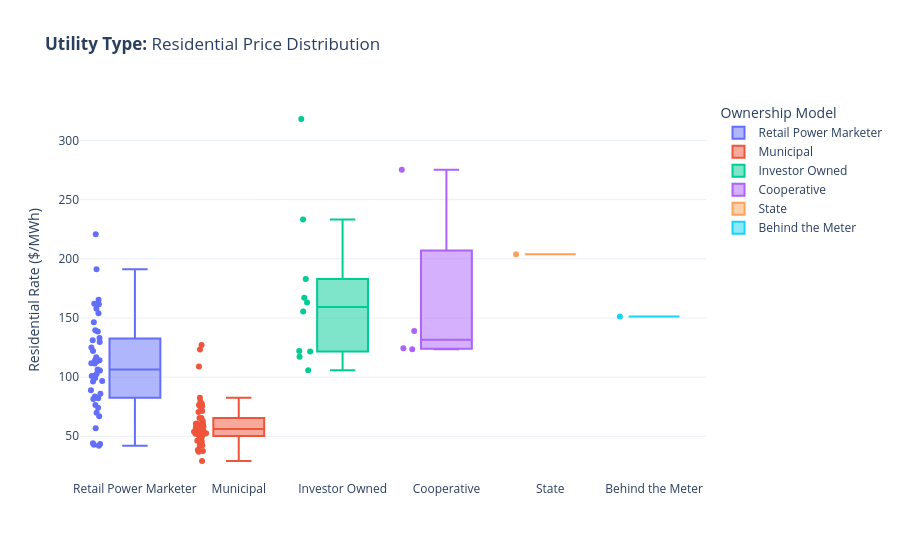

Source (notebook cell):
### Code cell
def get_state_box_plot(df):
    # Compare Residential Price across Utility Types
    fig = px.box(df, x='Utility.Type', y='ResidentialUnitPrice', color="Utility.Type", 
                 points="all", hover_name="Utility.Name", hover_data=["Retail.Residential.Customers", "LoadFactor"],
                 title="<b>Utility Type:</b> Residential Price Distribution",
                 labels={"Utility.Type": "Ownership Model", "ResidentialUnitPrice":"Residential Rate", 
                         "Retail.Residential.Customers": "Customer Count", "LoadFactor": "Load Factor"},
                 template='plotly_white')
    
    fig.update_layout(
        xaxis_title="", 
        yaxis_title="Residential Rate ($/MWh)"
    )

    fig.show()

# Limit to utilities with retail customers
get_state_box_plot(util.get_customer_utilities(ny_df, "Residential"))

### Figure 1 — Plotly figure (JSON) as saved in the notebook; plotly's stock layout.template omitted (floating-point values rounded to 4 significant figures)
{"data": [{"alignmentgroup": "True", "boxpoints": "all", "customdata": [[29000.0, 0.5285], [4624.0, 0.6661], [3316.0, 0.7844], [1337.0, 0.4878], [10840.0, 0.0], [1864.0, 0.0], [6821.0, 0.0], [2256.0, 0.0], [41750.0, 0.0], [12620.0, 0.0], [4932.0, 0.0], [7688.0, 0.0], [8303.0, 0.0], [7432.0, 0.4499], [2932.0, 0.5314], [11320.0, 0.0], [13050.0, 0.0], [32920.0, 0.0], [80120.0, 0.0], [13130.0, 0.0], [2138.0, 0.0], [4085.0, 0.0], [568.0, 0.0], [1861.0, 0.7816], [44160.0, 0.0], [12020.0, 0.0], [30180.0, 0.0], [5753.0, 0.4182], [5950.0, 0.0], [1593.0, 0.0], [772.0, 0.0], [3876.0, 0.08127], [2095.0, 0.0], [6767.0, 0.0], [10360.0, 0.0], [20150.0, 0.0], [1209.0, 0.0], [346.0, 0.0], [6983.0, 0.4523], [3391.0, 0.684], [3744.0, 0.0], [443.0, 0.5164], [4011.0, 0.8043]], "hovertemplate": "<b>%{hovertext}</b><br><br>Ownership Model=%{x}<br>Residential Rate=%{y}<br>Customer Count=%{customdata[0]}<br>Load Factor=%{customdata[1]}<extra></extra>", "hovertext": ["Agway Energy Services, LLC", "Energy Coop of New York, Inc", "Robison Energy, LLC", "U.S. Energy Partners LLC", "NOCO Electric", "Columbia Utilities Power, LLC", "Hudson Energy Services", "Palmco Power NJ, LLC", "Major Energy Electric Services", "Palmco Power PA, LLC", "Palmco Power MD, LLC", "Plymouth Rock Energy, LLC", "Palmco Power OH, LLC", "Stream Energy New York, LLC", "EnergyMark, LLC", "Palmco Power IL, LLC", "Respond Power LLC", "Kiwi Energy NY LLC", "SmartEnergy Holdings, LLC", "Alpha Gas and Electric, LLC", "Energy.Me Midwest LLC", "Marathon Power LLC", "Harborside Energy, LLC", "Abest Power & Gas, LLC", "MPower Energy LLC", "Palmco Power MA, LLC", "Agera Energy LLC", "Greenlight Energy Inc.", "New Wave Energy Corporation", "HIKO Energy, LLC", "Aequitas Energy Inc", "Great Eastern Energy", "East Coast Power & Gas, LLC", "Spring Energy RRH LLC dba Spring Power &", "MPower Energy NJ LLC", "Atlantic Energy LLC", "Palmco Power DC, LLC", "Palmco Power DE, LLC", "South Bay Energy Corp.", "Flanders Energy, LLC", "Pure Energy USA, LLC", "First Choice Energy LLC", "Agressive Energy LLC"], "legendgroup": "Retail Power Marketer", "marker": {"color": "#636efa"}, "name": "Retail Power Marketer", "notched": false, "offsetgroup": "Retail Power Marketer", "orientation": "v", "showlegend": true, "type": "box", "x": ["Retail Power Marketer", "Retail Power Marketer", "Retail Power Marketer", "Retail Power Marketer", "Retail Power Marketer", "Retail Power Marketer", "Retail Power Marketer", "Retail Power Marketer", "Retail Power Marketer", "Retail Power Marketer", "Retail Power Marketer", "Retail Power Marketer", "Retail Power Marketer", "Retail Power Marketer", "Retail Power Marketer", "Retail Power Marketer", "Retail Power Marketer", "Retail Power Marketer", "Retail Power Marketer", "Retail Power Marketer", "Retail Power Marketer", "Retail Power Marketer", "Retail Power Marketer", "Retail Power Marketer", "Retail Power Marketer", "Retail Power Marketer", "Retail Power Marketer", "Retail Power Marketer", "Retail Power Marketer", "Retail Power Marketer", "Retail Power Marketer", "Retail Power Marketer", "Retail Power Marketer", "Retail Power Marketer", "Retail Power Marketer", "Retail Power Marketer", "Retail Power Marketer", "Retail Power Marketer", "Retail Power Marketer", "Retail Power Marketer", "Retail Power Marketer", "Retail Power Marketer", "Retail Power Marketer"], "x0": " ", "xaxis": "x", "y": [82.13, 43.44, 85.96, 41.89, 42.74, 191.2, 96.24, 220.8, 114.3, 139.6, 157.8, 129.7, 114.1, 66.95, 44.04, 88.99, 146.4, 111.8, 101.2, 106.4, 76.49, 74.05, 162.0, 83.64, 133.1, 165.4, 96.73, 116.8, 56.69, 138.5, 113.2, 100.9, 81.47, 105.5, 122.0, 131.2, 111.5, 102.7, 124.9, 161.5, 153.9, 99.15, 69.82], "y0": " ", "yaxis": "y"}, {"alignmentgroup": "True", "boxpoints": "all", "customdata": [[3663.0, 0.7307], [1442.0, 0.7265], [600.0, 0.8072], [644.0, 1.555], [3795.0, 0.7854], [563.0, 0.4397], [2874.0, 0.7908], [786.0, 0.7029], [539.0, 1.138], [991.0, 0.6278], [2788.0, 0.7084], [16150.0, 0.6705], [1483.0, 0.7151], [12970.0, 0.5303], [1491.0, 0.5456], [1110.0, 0.786], [977.0, 0.8409], [1256.0, 0.565], [812.0, 0.6939], [3528.0, 0.7664], [16270.0, 0.968], [4057.0, 1.088], [1244.0, 0.8404], [690.0, 0.9596], [8195.0, 0.8174], [891.0, 0.7474], [1257.0, 1.618], [2628.0, 0.7309], [666.0, 0.1758], [8775.0, 1.076], [944.0, 0.8417], [9673.0, 0.4383], [1176.0, 1.233], [3062.0, 0.714], [1847.0, 0.8734], [1730.0, 0.7886], [413.0, 0.7874], [1286.0, 0.5883], [4688.0, 0.8155], [2514.0, 0.7711], [2133.0, 0.7163], [421.0, 0.1932], [2936.0, 1.034], [1067.0, 0.7608], [1896.0, 0.6736], [2497.0, 0.8576]], "hovertemplate": "<b>%{hovertext}</b><br><br>Ownership Model=%{x}<br>Residential Rate=%{y}<br>Customer Count=%{customdata[0]}<br>Load Factor=%{customdata[1]}<extra></extra>", "hovertext": ["Village of Arcade - (NY)", "Village of Akron - (NY)", "Village of Andover - (NY)", "Village of Angelica - (NY)", "Bath Electric Gas & Water", "Village of Bergen - (NY)", "Village of Boonville - (NY)", "Village of Brocton - (NY)", "Village of Castile - (NY)", "Village of Churchville - (NY)", "Village of Endicott - (NY)", "Village of Fairport - (NY)", "Village of Frankfort - (NY)", "Village of Freeport - (NY)", "Village of Green Island - (NY)", "Village of Greene - (NY)", "Village of Groton - (NY)", "Village of Hamilton - (NY)", "Village of Holley - (NY)", "Village of Ilion - (NY)", "Jamestown Board of Public Util", "Lake Placid Village, Inc - (NY)", "Village of Little Valley - (NY)", "Village of Marathon - (NY)", "Town of Massena - (NY)", "Village of Mayville - (NY)", "Mohawk Municipal Comm", "Village of Penn Yan - (NY)", "Village of Philadelphia - (NY)", "City of Plattsburgh - (NY)", "Village of Richmondville - (NY)", "Village of Rockville Centre - (NY)", "Village of Rouses Point - (NY)", "City of Salamanca - (NY)", "Village of Sherburne - (NY)", "City of Sherrill - (NY)", "Village of Silver Springs - (NY)", "Village of Skaneateles - (NY)", "Village of Solvay - (NY)", "Village of Spencerport - (NY)", "Village of Springville - (NY)", "Village of Theresa - (NY)", "Village of Tupper Lake - (NY)", "Village of Watkins Glen - (NY)", "Village of Wellsville - (NY)", "Village of Westfield - (NY)"], "legendgroup": "Municipal", "marker": {"color": "#EF553B"}, "name": "Municipal", "notched": false, "offsetgroup": "Municipal", "orientation": "v", "showlegend": true, "type": "box", "x": ["Municipal", "Municipal", "Municipal", "Municipal", "Municipal", "Municipal", "Municipal", "Municipal", "Municipal", "Municipal", "Municipal", "Municipal", "Municipal", "Municipal", "Municipal", "Municipal", "Municipal", "Municipal", "Municipal", "Municipal", "Municipal", "Municipal", "Municipal", "Municipal", "Municipal", "Municipal", "Municipal", "Municipal", "Municipal", "Municipal", "Municipal", "Municipal", "Municipal", "Municipal", "Municipal", "Municipal", "Municipal", "Municipal", "Municipal", "Municipal", "Municipal", "Municipal", "Municipal", "Municipal", "Municipal", "Municipal"], "x0": " ", "xaxis": "x", "y": [52.34, 52.23, 43.56, 63.0, 59.32, 77.46, 51.83, 45.89, 58.23, 75.22, 65.44, 55.53, 38.47, 127.2, 109.0, 54.85, 52.48, 49.34, 60.3, 53.57, 82.54, 54.93, 76.33, 70.51, 60.64, 65.53, 42.35, 37.49, 60.67, 46.17, 75.41, 123.4, 29.1, 50.3, 55.16, 58.28, 71.25, 41.84, 57.22, 45.75, 53.94, 79.38, 53.75, 36.87, 60.75, 56.94], "y0": " ", "yaxis": "y"}, {"alignmentgroup": "True", "boxpoints": "all", "customdata": [[261100.0, 0.2812], [2960000.0, 0.2077], [646.0, 0.33], [1158000.0, 0.1686], [778200.0, 0.378], [1508000.0, 0.2868], [203100.0, 0.2112], [3819.0, 0.3431], [341700.0, 0.2639], [64490.0, 0.2935]], "hovertemplate": "<b>%{hovertext}</b><br><br>Ownership Model=%{x}<br>Residential Rate=%{y}<br>Customer Count=%{customdata[0]}<br>Load Factor=%{customdata[1]}<extra></extra>", "hovertext": ["Central Hudson Gas & Elec Corp", "Consolidated Edison Co-NY Inc", "Fishers Island Utility Co Inc", "Massachusetts Electric Co", "New York State Elec & Gas Corp", "Niagara Mohawk Power Corp.", "Orange & Rockland Utils Inc", "Pike County Light & Power Co", "Rochester Gas & Electric Corp", "Rockland Electric Co"], "legendgroup": "Investor Owned", "marker": {"color": "#00cc96"}, "name": "Investor Owned", "notched": false, "offsetgroup": "Investor Owned", "orientation": "v", "showlegend": true, "type": "box", "x": ["Investor Owned", "Investor Owned", "Investor Owned", "Investor Owned", "Investor Owned", "Investor Owned", "Investor Owned", "Investor Owned", "Investor Owned", "Investor Owned"], "x0": " ", "xaxis": "x", "y": [163.0, 233.2, 318.1, 182.8, 105.7, 117.3, 167.1, 122.0, 121.6, 155.4], "y0": " ", "yaxis": "y"}, {"alignmentgroup": "True", "boxpoints": "all", "customdata": [[5307.0, 0.9326], [1840.0, 0.636], [4495.0, 0.5018], [6096.0, 0.7733]], "hovertemplate": "<b>%{hovertext}</b><br><br>Ownership Model=%{x}<br>Residential Rate=%{y}<br>Customer Count=%{customdata[0]}<br>Load Factor=%{customdata[1]}<extra></extra>", "hovertext": ["Delaware County Elec Coop Inc", "North Shore Towers Apts Inc", "Otsego Electric Coop, Inc", "Steuben Rural Elec Coop, Inc"], "legendgroup": "Cooperative", "marker": {"color": "#ab63fa"}, "name": "Cooperative", "notched": false, "offsetgroup": "Cooperative", "orientation": "v", "showlegend": true, "type": "box", "x": ["Cooperative", "Cooperative", "Cooperative", "Cooperative"], "x0": " ", "xaxis": "x", "y": [138.9, 275.3, 124.3, 123.5], "y0": " ", "yaxis": "y"}, {"alignmentgroup": "True", "boxpoints": "all", "customdata": [[1016000.0, 0.3961]], "hovertemplate": "<b>%{hovertext}</b><br><br>Ownership Model=%{x}<br>Residential Rate=%{y}<br>Customer Count=%{customdata[0]}<br>Load Factor=%{customdata[1]}<extra></extra>", "hovertext": ["Long Island Power Authority"], "legendgroup": "State", "marker": {"color": "#FFA15A"}, "name": "State", "notched": false, "offsetgroup": "State", "orientation": "v", "showlegend": true, "type": "box", "x": ["State"], "x0": " ", "xaxis": "x", "y": [203.9], "y0": " ", "yaxis": "y"}, {"alignmentgroup": "True", "boxpoints": "all", "customdata": [[4472.0, 0.0]], "hovertemplate": "<b>%{hovertext}</b><br><br>Ownership Model=%{x}<br>Residential Rate=%{y}<br>Customer Count=%{customdata[0]}<br>Load Factor=%{customdata[1]}<extra></extra>", "hovertext": ["Greenbacker Renewable Energy Corporation"], "legendgroup": "Behind the Meter", "marker": {"color": "#19d3f3"}, "name": "Behind the Meter", "notched": false, "offsetgroup": "Behind the Meter", "orientation": "v", "showlegend": true, "type": "box", "x": ["Behind the Meter"], "x0": " ", "xaxis": "x", "y": [151.1], "y0": " ", "yaxis": "y"}], "layout": {"boxmode": "overlay", "legend": {"title": {"text": "Ownership Model"}, "tracegroupgap": 0}, "title": {"text": "<b>Utility Type:</b> Residential Price Distribution"}, "xaxis": {"anchor": "y", "categoryarray": ["Retail Power Marketer", "Municipal", "Investor Owned", "Cooperative", "State", "Behind the Meter"], "categoryorder": "array", "domain": [0, 1], "title": {"text": ""}}, "yaxis": {"anchor": "x", "domain": [0, 1], "title": {"text": "Residential Rate ($/MWh)"}}}}
